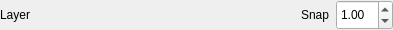
<?xml version="1.0" encoding="UTF-8"?>
<ui version="4.0">
 <class>SnapChooserWidget</class>
 <widget class="QWidget" name="SnapChooserWidget">
  <property name="geometry">
   <rect>
    <x>0</x>
    <y>0</y>
    <width>393</width>
    <height>30</height>
   </rect>
  </property>
  <property name="sizePolicy">
   <sizepolicy hsizetype="Expanding" vsizetype="MinimumExpanding">
    <horstretch>0</horstretch>
    <verstretch>0</verstretch>
   </sizepolicy>
  </property>
  <property name="minimumSize">
   <size>
    <width>40</width>
    <height>20</height>
   </size>
  </property>
  <property name="maximumSize">
   <size>
    <width>16777215</width>
    <height>30</height>
   </size>
  </property>
  <property name="windowTitle">
   <string>Form</string>
  </property>
  <layout class="QGridLayout" name="gridLayout">
   <property name="margin">
    <number>0</number>
   </property>
   <item row="0" column="0">
    <widget class="QLabel" name="label_2">
     <property name="text">
      <string>Layer</string>
     </property>
    </widget>
   </item>
   <item row="0" column="1">
    <widget class="DsgCustomComboBox" name="layerComboBox" native="true">
     <property name="sizePolicy">
      <sizepolicy hsizetype="MinimumExpanding" vsizetype="MinimumExpanding">
       <horstretch>0</horstretch>
       <verstretch>0</verstretch>
      </sizepolicy>
     </property>
    </widget>
   </item>
   <item row="0" column="2">
    <widget class="QLabel" name="label">
     <property name="text">
      <string>Snap</string>
     </property>
    </widget>
   </item>
   <item row="0" column="3">
    <widget class="QDoubleSpinBox" name="snapDoubleSpinBox">
     <property name="sizePolicy">
      <sizepolicy hsizetype="Minimum" vsizetype="MinimumExpanding">
       <horstretch>0</horstretch>
       <verstretch>0</verstretch>
      </sizepolicy>
     </property>
     <property name="minimumSize">
      <size>
       <width>0</width>
       <height>20</height>
      </size>
     </property>
     <property name="value">
      <double>1.000000000000000</double>
     </property>
    </widget>
   </item>
  </layout>
 </widget>
 <customwidgets>
  <customwidget>
   <class>DsgCustomComboBox</class>
   <extends>QWidget</extends>
   <header>DsgTools.gui.CustomWidgets.BasicInterfaceWidgets.dsgCustomComboBox.h</header>
   <container>1</container>
  </customwidget>
 </customwidgets>
 <resources/>
 <connections/>
</ui>
